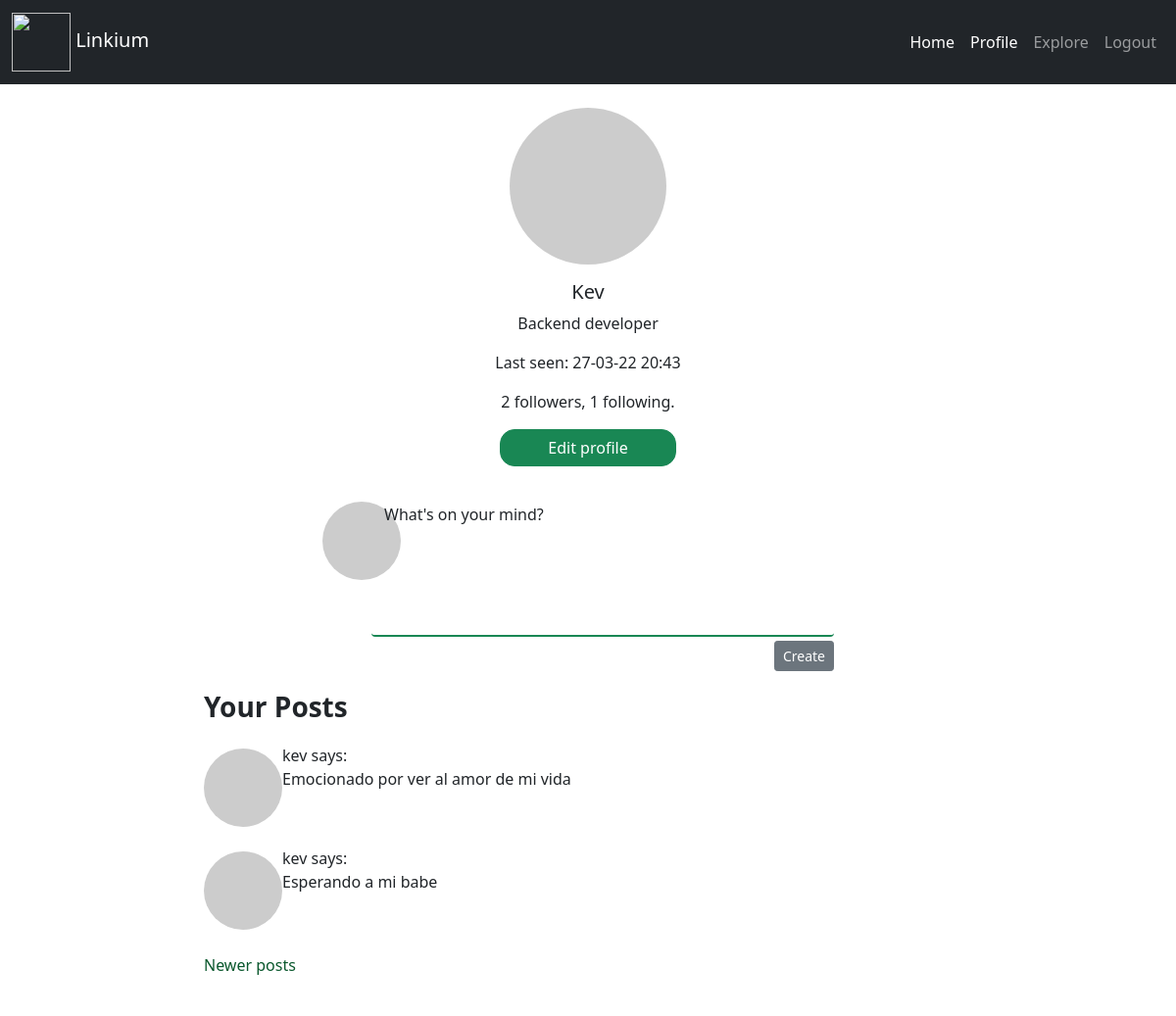
/profile/kev?page=3 (signed in), run on the app's committed database.
### app/models.py (models this page shows, shortened)
class User(db.Model, UserMixin):
    __tablename__ = "users"
    id = db.Column(db.Integer(), primary_key=True)
    username = db.Column(db.String(50), unique=True, index=True)
    email = db.Column(db.String(100), unique=True, index=True)
    password = db.Column(db.String(255))
    posts = db.relationship('Posts', backref='author', lazy='dynamic')
    about_me = db.Column(db.String(255))
    last_seen = db.Column(db.DateTime(), default=datetime.utcnow)
    followed = db.relationship(
        'User', secondary=followers,
        primaryjoin=(followers.c.follower_id == id),
        secondaryjoin=(followers.c.followed_id == id),
        backref=db.backref('followers', lazy='dynamic'), lazy='dynamic')
    def avatar(self, size):
        digest = md5(self.email.lower().encode("utf-8")).hexdigest()
        return 'https://www.gravatar.com/avatar/{}?d=identicon&s={}'.format(
            digest, size)
    @login.user_loader
    def load_user(id):
        return User.query.get(int(id))

class Posts(db.Model):
    __tablename__= "posts"
    id = db.Column(db.Integer(), primary_key=True)
    title = db.Column(db.String(200))
    body = db.Column(db.String(255))
    timestamp = db.Column(db.DateTime(), index=True, default=datetime.utcnow)
    user_id = db.Column(db.Integer(), db.ForeignKey("users.id"))

### app/routes.py (the view)
@app.route("/profile/<username>")
@login_required
def profile(username):
    form = EmptyForm()
    user = User.query.filter_by(username=username).first_or_404()
    posts_verify=Posts.query.filter_by(author=user)
    aux = [post for post in posts_verify]
    page = request.args.get('page', 1, type=int)
    posts = user.posts.order_by(Posts.timestamp.desc()).paginate(
        page, app.config['POSTS_PER_PAGE'], False)
    next_url = url_for('profile', username=user.username, page=posts.next_num) \
        if posts.has_next else None
    prev_url = url_for('profile', username=user.username, page=posts.prev_num) \
        if posts.has_prev else None
    return render_template("profile.html", title="Profile", posts=posts.items, user=user, aux=aux, form=form, next_url=next_url, prev_url=prev_url)

### app/forms.py
class EmptyForm(FlaskForm):
    submit = SubmitField('Submit')

### app/routes.py (called while the page is built)
@app.before_request
def before_request():
    if current_user.is_authenticated:
        current_user.last_seen = datetime.utcnow()
        db.session.commit()

### app/templates/profile.html (shortened to what this page needs)
{% extends 'base.html' %}
{% block content %}
    <div class="row">
        <div class="col-xs-12 col-sm-12 col-md-12 col-lg-12">
            <div class="card mt-4 border-0">
                <img src="{{ user.avatar(128) }}" class="card-img-top avatar rounded-circle" alt="...">
                <div class="card-body">
                  <h5 class="card-title text-center">{{ user.username.capitalize() }}</h5>
                  {%if user.about_me %}<p class="card-text text-center">{{ user.about_me }}</p>{% endif %}
                  <p class="card-text text-center">Last seen: {{ user.last_seen.strftime('%d-%m-%y %H:%S') }}</p>
                  <p class="card-text text-center">{{ user.followers.count() }} followers, {{ user.followed.count() }} following.</p>
                  {% if user == current_user %}
                    <div class="d-grid gap-2 col-2 mx-auto">
                      <a href="{{ url_for('edit_profile') }}" class="btn btn-success btn-edit-profile">Edit profile</a>
                    </div>
                    <div class="d-grid gap-2 col-6 mx-auto">
                        <form action="{{ url_for('create_post') }}" method="post">
                          <div class="post-container">
                              <div class="post-thumb"><img class="rounded-circle" src="{{ user.avatar(36) }}" /></div>
                              <div class="post-content">
                                  <div class="form-floating">
                                      <div class="form-floating">
                                          <input name="post" type="text" class="form-control border-0 border-bottom border border-2 border-success" id="floatingInput" placeholder="name@example.com">
                                          <label for="floatingInput">What's on your mind?</label>
                                      </div>
                                      <div class="d-grid gap-2 d-md-flex justify-content-md-end">
                                          <button class="btn btn-secondary btn-sm mt-1" type="submit">Create</button>
                                      </div>
                                  </div>
                             </div>
                          </div>
                        </form>
                    </div>
                    {% if aux %}
                    <div class="container-posts">
                        <h3 class=""><strong>Your Posts</strong></h3>
                        {% for post in posts %}
                            <div class="post-container">
                                <div class="post-thumb-post"><img class="rounded-circle" src="{{ user.avatar(36) }}" /></div>
                                <div class="post-content">
                                    <td>{{ post.author.username }} says:<br>{{ post.body }}</td>
                                </div>
                            </div>
                        {% endfor %}
                        <div class="mt-4 mb-4">
                            {% if prev_url %}
                            <a class="nav-posts" href="{{ prev_url }}">Newer posts</a>
                            {% endif %}
                        </div>
                    </div>
                   {% else %}
                    <div class="container-posts">
                        <h3 class=""><strong>Posts</strong></h3>
                        <p class="card-text">Crea un nuevo post</p>
                    </div>
                    {% endif %}
                  {% endif %}
                </div>
            </div>
        </div>
    </div>
{% endblock %}

### app/templates/profile.html (style rules this page uses)
.avatar { height: 10rem; width: 10rem; display: block; margin: auto; }
.btn-edit-profile { border-radius: 15px; }
.post-container { margin: 20px 20px 0 0; overflow: auto; }
.post-thumb { float: left; }
.post-thumb img { display: block; margin-top: 16px; }
.post-content { margin-left: 50px; }
.post-thumb-post { float: left; }
.post-thumb-post img { display: block; margin-top: 5px; }
.container-posts { margin: 20px 0 10px 150px; }
.nav-posts { text-decoration: none; color: rgb(10, 88, 45); transition: transform 0.2s ease-in-out; margin: 30px 30px 30px 0; }

### data on the page
User: username "Kev", about_me "Backend developer", last_seen "27-03-22 20:43"
Posts: author.username "kev", body "Emocionado por ver al amor de mi vida"
Posts: author.username "kev", body "Esperando a mi babe"

### other printed values
{{ user.followers.count() }} "2"
{{ user.followed.count() }} "1"
